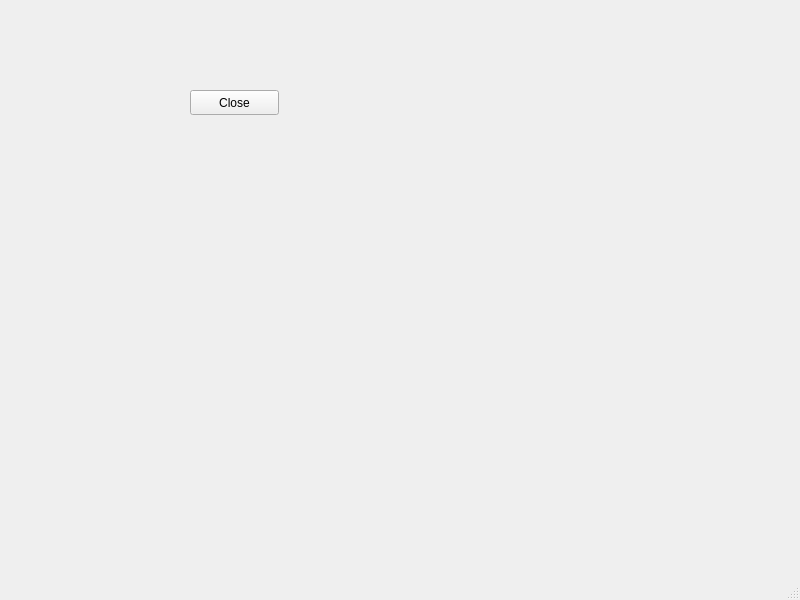
<?xml version="1.0" encoding="UTF-8"?>
<ui version="4.0">
 <class>MainWindow</class>
 <widget class="QMainWindow" name="MainWindow">
  <property name="geometry">
   <rect>
    <x>0</x>
    <y>0</y>
    <width>800</width>
    <height>600</height>
   </rect>
  </property>
  <property name="windowTitle">
   <string>MainWindow</string>
  </property>
  <widget class="QWidget" name="centralwidget">
   <widget class="QPushButton" name="pushButton">
    <property name="geometry">
     <rect>
      <x>190</x>
      <y>90</y>
      <width>89</width>
      <height>25</height>
     </rect>
    </property>
    <property name="text">
     <string>Close</string>
    </property>
   </widget>
  </widget>
  <widget class="QMenuBar" name="menubar">
   <property name="geometry">
    <rect>
     <x>0</x>
     <y>0</y>
     <width>800</width>
     <height>22</height>
    </rect>
   </property>
  </widget>
  <widget class="QStatusBar" name="statusbar"/>
 </widget>
 <resources/>
 <connections/>
</ui>
